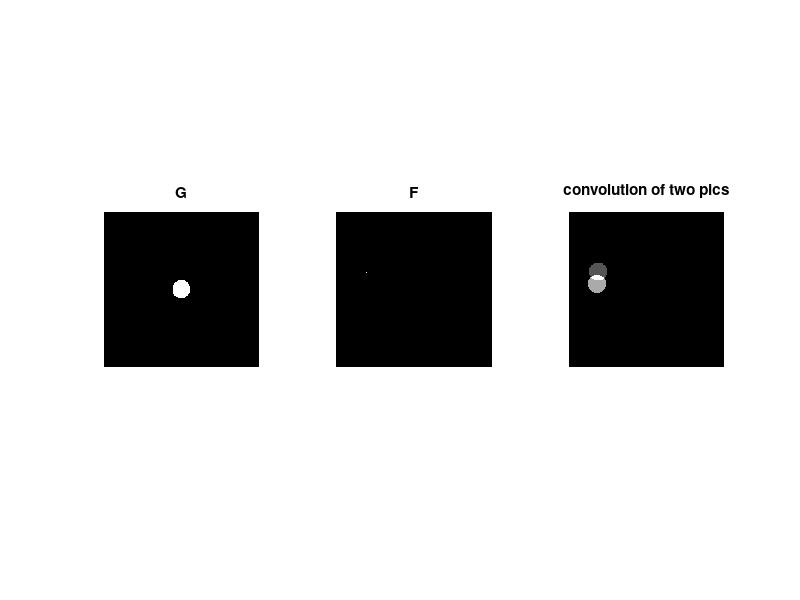

The MATLAB script that drew this image: (Note: this script raises an error after producing the figure.)
clc; clear; close all;

addpath('../Data/')
%%
close all
figure
[a,b] = ndgrid(-127:128,-127:128);
G = zeros(256);
G( sqrt(a.^2 + b.^2) < 15) = 1;
subplot(1,3,1)
imshow(G);
title('G')

F  = zeros(256);
F(100,50) = 1;
F(120,48) = 2;
subplot(1,3,2)
imshow(F);
title('F')

fft_G = fft2(G);
fft_F = fft2(F);
fft_Conv = (fft_G.*fft_F);
conv_img = fftshift(ifft2((fft_Conv)));
conv_img = conv_img/max(max(conv_img));
subplot(1,3,3)
imshow(conv_img)
title('convolution of two pics');


%%
clc
close all

pd = imread('../../../Data/Lab7_data/S1_Q2_utils/pd.jpg');
pd_1 = pd(:,:,1);

figure
subplot(1,3,1)
imshow(G);
title('G')

subplot(1,3,2)
imshow(pd_1);
title('pd.jpg, first slice')

fft_pd = fft2(pd_1);
fft_Conv = (fft_G.*fft_pd);
conv_img = fftshift(ifft2((fft_Conv)));
conv_img = conv_img/max(max(conv_img));
subplot(1,3,3)
imshow(conv_img)
title('convolution of two pics');
